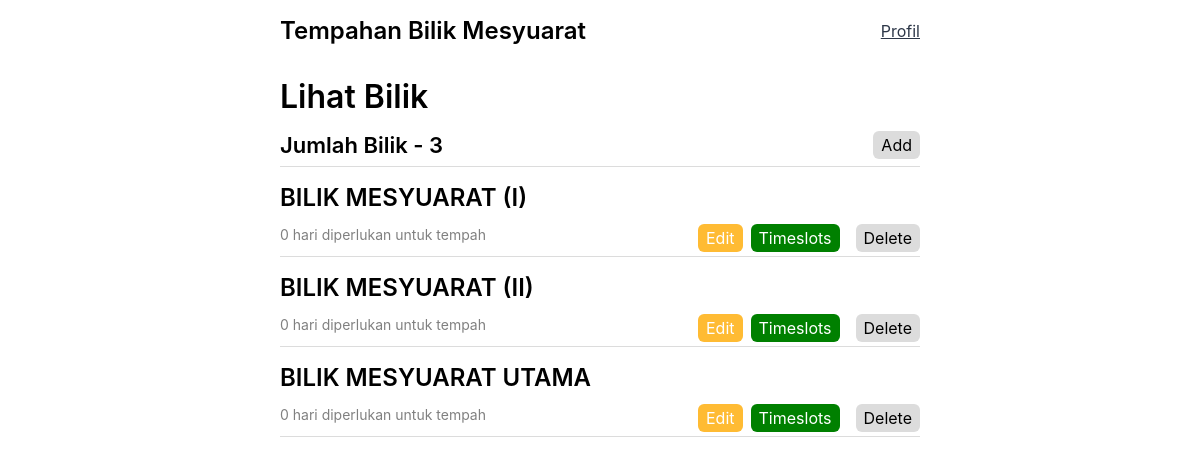
The page /tempah/manage/rooms (signed in) on the database its author committed.
### booking/models.py (models this page shows, shortened)
class Room(models.Model):
    name = models.CharField(max_length=30)
    advance_booking = models.IntegerField()
    booked = models.BooleanField(default=False)
    USERNAME_FIELD = "name"
    class Meta:
        ordering = ["name"]
        verbose_name = "Bilik"
        verbose_name_plural = "Bilik"

### booking/views.py (the view)
# urls.py: path("manage/rooms", views.viewRooms, name="view-rooms"),
@staff_member_required
def viewRooms(request):
    rooms = Room.objects.all()
    total_rooms = len(rooms)
    context = {"rooms": rooms, "total_rooms": total_rooms}
    return render(request, "booking/view_rooms.html", context)

### booking/models.py (called while the page is built)
    @property
    def is_staff(self):
        return self.staff

### booking/templates/booking/view_rooms.html (shortened to what this page needs)
  {% extends 'layout.html' %}
  {% block content %}
  {% if user.staff or user.admin %}
  <div class="rooms-wrapper">
    <h1>Lihat Bilik</h1>
    {% if not rooms %}
    <div class="info-wrapper">
      <p class="info">Tiada Bilik Dijumpai!</p>
    </div>
    {% else %}
    <div class="view-rooms-sub">
      <div class="total-rooms">
        <h3>Jumlah Bilik - {{total_rooms}}</h3>
      </div>
      <div>
        <a href="{% url 'add-rooms' %}" class="btn btn-lg btn-tertiary">Add</a>
      </div>
    </div>
    {% for room in rooms %}
    <div class="room-wrapper">
      <div class="room-header">
        <span><h2>{{room.name}}</h2></span>
      </div>
      <div class="room-body">
        <div>
          <div>
            <p class="advance">
              {{room.advance_booking}} hari diperlukan untuk tempah
            </p>
          </div>
        </div>
        <div class="room-btn-wrapper">
          <div>
            <a
              class="btn btn-secondary btn-md"
              href="{% url 'update-room' room.id %}"
              >Edit</a
            >
          </div>
          <div>
            <a
              class="btn btn-primary btn-md"
              href="{% url 'view-timeslots' room.id %}"
              >Timeslots</a
            >
          </div>
          <div>
            <a
              class="btn btn-tertiary btn-md"
              href="{% url 'delete-room' room.id %}"
              >Delete</a
            >
          </div>
        </div>
      </div>
    </div>
    {% endfor %} {% endif %}
  </div>
  {% else %}
  <h2>Access Denied!</h2>
  {% endif %} {% endblock content %}

### static/styles/layout.css (style rules this page uses)
* { margin: 0; padding: 0; border: 0; }
body { font-family: -apple-system, BlinkMacSystemFont, "Segoe UI", Roboto, Oxygen, Ubuntu, Cantarell, "Open Sans", "Helvetica Neue", sans-serif; text-align: center; }
h1 { font-size: 1.625rem; font-weight: 500; }
h2 { font-size: 1.375rem; font-weight: 500; }
h2 { font-size: 1.25rem; font-weight: 500; }
p { color: #2d3748; }
@media only screen and (min-width: 640px) { h1 { font-size: 2rem; font-weight: 600; } }
@media only screen and (min-width: 640px) { h2 { font-size: 1.5rem; font-weight: 600; } }
@media only screen and (min-width: 640px) { h3 { font-size: 1.375rem; font-weight: 600; } }

### booking/templates/booking/view_rooms.html (style rules this page uses)
h1 { margin-bottom: 1rem; }
.view-rooms-sub { display: flex; justify-content: space-between; align-items: center; margin-bottom: 1rem; padding-bottom: 0.5rem; border-bottom: 1px solid gainsboro; }
.room-wrapper { margin-bottom: 1rem; padding-bottom: 0.5rem; border-bottom: 1px solid gainsboro; }
.room-header { display: flex; align-items: center; justify-content: space-between; gap: 2rem; }
.room-body { margin-top: 0.5rem; }
.room-btn-wrapper { display: flex; align-items: center; gap: 0.5rem; margin-top: 0.5rem; }
.advance { color: gray; font-size: 0.875rem; }
@media only screen and (min-width: 460px) { .room-body { display: flex; justify-content: space-between; align-items: center; } }

### templates/layout.html (style rules this page uses)
.btn { text-decoration: none; cursor: pointer; }
.btn-md { padding: 0.25rem 0.5rem; border-radius: 0.375rem; }
.btn-lg { padding: 0.25rem 0.5rem; border-radius: 0.375rem; }
.btn-primary { background-color: green; color: white; }
.btn-secondary { background-color: #ffbb33; color: white; }
.btn-tertiary { background-color: gainsboro; color: black; }
@media only screen and (min-width: 640px) { .btn-tertiary { margin-left: 0.5rem; } }

### rows shown on the page
Room: name "BILIK MESYUARAT (I)", advance_booking "0"
Room: name "BILIK MESYUARAT (II)", advance_booking "0"
Room: name "BILIK MESYUARAT UTAMA", advance_booking "0"

### other values the page prints
{{ total_rooms }} "3"
